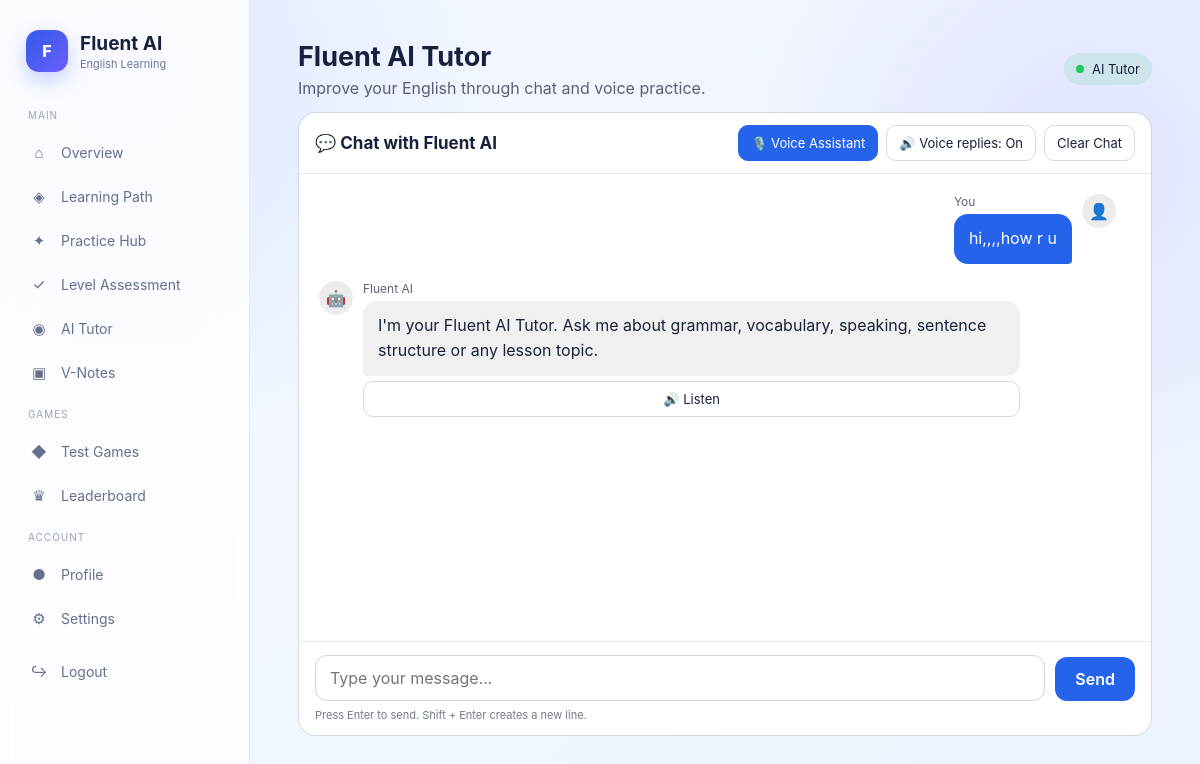
The app's page /ai-tutor/ (signed in) with its own data.
### learning/models.py (models this page shows, shortened)
class ChatMessage(models.Model):
    user = models.ForeignKey(
        User,
        on_delete=models.CASCADE
    )
    message = models.TextField()
    response = models.TextField()
    created_at = models.DateTimeField(
        auto_now_add=True
    )

### learning/views.py (the view, shortened to what this page needs)
@login_required
def ai_tutor(request):
    is_ajax = (
        request.headers.get("X-Requested-With") == "XMLHttpRequest"
    )
    chat_messages = ChatMessage.objects.filter(
        user=request.user
    ).order_by("created_at")[:50]
    return render(
        request,
        "ai_tutor.html",
        {"chat_messages": chat_messages},
    )

### learning/templates/ai_tutor.html (shortened to what this page needs)
{% extends "base.html" %}
{% load static %}
{% block content %}
<div class="tutor-container" id="chat-page">
    <header class="tutor-header">
        <div>
            <h1>Fluent AI Tutor</h1>
            <p class="tutor-subtitle">
                Improve your English through chat and voice practice.
            </p>
        </div>
        <div class="connection-status">
            <span class="status-dot"></span>
            <span>AI Tutor</span>
        </div>
    </header>
    <section class="chat-panel">
        <div class="chat-toolbar">
            <h3>💬 Chat with Fluent AI</h3>
            <div class="toolbar-actions">
                <button type="button" class="ui-btn primary" id="open-voice-mode">
                    🎙️ Voice Assistant
                </button>
                <button type="button" class="ui-btn" id="toggle-speech">
                    🔊 Voice replies: On
                </button>
                <button type="button" class="ui-btn" id="clear-chat">
                    Clear Chat
                </button>
            </div>
        </div>
        <div class="chat-messages" id="chat-messages" aria-live="polite">
            {% for item in chat_messages %}
                <div class="message-row user">
                    <div class="message-avatar">👤</div>
                    <div class="message-content">
                        <span class="message-name">You</span>
                        <div class="message-bubble">{{ item.message|escape }}</div>
                    </div>
                </div>
                <div class="message-row bot">
                    <div class="message-avatar">🤖</div>
                    <div class="message-content">
                        <span class="message-name">Fluent AI</span>
                        <div class="message-bubble">{{ item.response|escape }}</div>
                        <button
                            type="button"
                            class="ui-btn speak-message"
                            data-message="{{ item.response|escape }}"
                        >🔊 Listen</button>
                    </div>
                </div>
            {% endfor %}
        </div>
        <div class="chat-composer">
            <form id="chat-form" class="composer-form">
                <textarea
                    id="message-input"
                    class="message-input"
                    placeholder="Type your message..."
                    rows="1"
                    required
                    aria-label="Your message"
                ></textarea>
                <button type="submit" class="send-btn" id="send-btn">
                    Send
                </button>
            </form>
            <p class="composer-hint">
                Press Enter to send. Shift + Enter creates a new line.
            </p>
        </div>
    </section>
</div>
{% endblock %}

### learning/templates/base.html (style rules this page uses)
* { box-sizing: border-box; margin: 0; padding: 0; }
:root { --primary: #315bea; --primary-dark: #2345c7; --secondary: #6d5dfc; --accent: #22a6f2; --bg: #eef5ff; --card: rgba(255, 255, 255, 0.82); --border: rgba(49, 91, 234, 0.12); --text: #17213b; --muted: #6d7895; --success: #16a36a; --danger: #e55353; --shadow: 0 15px 45px rgba(48, 75, 140, 0.10); }
body { font-family: Inter, -apple-system, BlinkMacSystemFont, "Segoe UI", sans-serif; background: radial-gradient(circle at 10% 10%, rgba(78, 126, 255, 0.14), transparent 30%), radial-gradient(circle at 90% 20%, rgba(110, 93, 252, 0.12), transparent 28%), linear-gradient(135deg, #f5f9ff, #edf4ff); color: var(--text); min-height: 100vh; }
button, input, textarea, select { font: inherit; }
button { cursor: pointer; }

### learning/templates/ai_tutor.html (style rules this page uses)
html, body { height: 100%; }
body.ai-tutor-page { overflow: hidden; }
#chat-page { height: calc(100dvh - 80px); max-width: 1100px; margin: 0 auto; padding: 12px 20px; box-sizing: border-box; display: flex; flex-direction: column; overflow: hidden; }
#chat-page * { box-sizing: border-box; }
.tutor-header { display: flex; justify-content: space-between; align-items: center; gap: 12px; flex-wrap: wrap; margin-bottom: 14px; flex-shrink: 0; }
.tutor-header h1 { font-size: 27px; margin: 0; }
.tutor-subtitle { margin: 5px 0 0; opacity: .7; }
.connection-status { display: flex; align-items: center; gap: 8px; border-radius: 20px; padding: 8px 12px; background: rgba(34, 197, 94, .12); font-size: 13px; }
.status-dot { height: 8px; width: 8px; border-radius: 50%; background: #22c55e; }
.chat-panel { flex: 1; min-height: 0; display: flex; flex-direction: column; overflow: hidden; border: 1px solid rgba(128, 128, 128, .2); border-radius: 18px; background: var(--card-bg, rgba(128, 128, 128, .04)); }
.chat-toolbar { padding: 12px 16px; border-bottom: 1px solid rgba(128, 128, 128, .2); display: flex; align-items: center; justify-content: space-between; gap: 10px; background-color: white; flex-wrap: wrap; flex-shrink: 0; }
.chat-toolbar h3 { margin: 0; font-size: 17px; }
.toolbar-actions, .voice-controls { display: flex; align-items: center; gap: 8px; flex-wrap: wrap; }
.ui-btn { border: 1px solid rgba(128, 128, 128, .3); background: transparent; color: inherit; border-radius: 10px; padding: 9px 12px; cursor: pointer; font: inherit; font-size: 13px; }
.ui-btn.primary { color: white; background: #2563eb; border-color: #2563eb; }
.chat-messages { flex: 1; min-height: 0; background-color: white; height: auto; padding: 20px; display: flex; flex-direction: column; gap: 17px; overflow-y: auto; overflow-x: hidden; overscroll-behavior: contain; scrollbar-gutter: stable; scroll-behavior: smooth; }
.message-row { display: flex; align-items: flex-start; gap: 10px; max-width: 88%; }
.message-row.user { align-self: flex-end; flex-direction: row-reverse; }
.message-avatar { width: 34px; height: 34px; min-width: 34px; border-radius: 50%; display: flex; justify-content: center; align-items: center; background: rgba(128, 128, 128, .15); }
.message-content { min-width: 0; display: flex; flex-direction: column; gap: 5px; }
.message-name { font-size: 12px; opacity: .7; }
.message-bubble { padding: 12px 15px; border-radius: 14px; background: rgba(128, 128, 128, .12); line-height: 1.6; white-space: pre-wrap; overflow-wrap: anywhere; }
.message-row.user .message-bubble { color: white; background: #2563eb; border-bottom-right-radius: 4px; }
.message-row.bot .message-bubble { border-bottom-left-radius: 4px; }
.chat-composer { padding: 13px 16px; border-top: 1px solid rgba(128, 128, 128, .2); flex-shrink: 0; background-color: white; }
.composer-form { display: flex; gap: 10px; align-items: flex-end; }
.message-input { flex: 1; min-width: 0; min-height: 44px; max-height: 110px; resize: none; overflow-y: auto; border: 1px solid rgba(128, 128, 128, .35); border-radius: 12px; padding: 12px 14px; background: transparent; color: inherit; font: inherit; outline: none; }
.send-btn { min-height: 44px; border: 0; border-radius: 12px; padding: 0 20px; color: white; background: #2563eb; cursor: pointer; font-weight: 600; }
.composer-hint, .voice-note { margin: 7px 0 0; font-size: 11px; opacity: .6; }

### records on screen
ChatMessage: message "hi,,,,how r u", response "I'm your Fluent AI Tutor. Ask me about grammar, vocabulary, speaking, sentence structure or any lesson topic."
